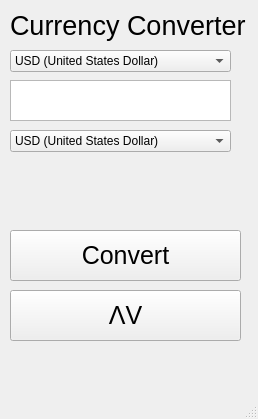
<?xml version="1.0" encoding="UTF-8"?>
<ui version="4.0">
 <class>MainWindow</class>
 <widget class="QMainWindow" name="MainWindow">
  <property name="geometry">
   <rect>
    <x>0</x>
    <y>0</y>
    <width>258</width>
    <height>419</height>
   </rect>
  </property>
  <property name="windowTitle">
   <string>MainWindow</string>
  </property>
  <widget class="QWidget" name="centralwidget">
   <widget class="QLabel" name="label">
    <property name="geometry">
     <rect>
      <x>10</x>
      <y>10</y>
      <width>241</width>
      <height>31</height>
     </rect>
    </property>
    <property name="font">
     <font>
      <pointsize>20</pointsize>
     </font>
    </property>
    <property name="text">
     <string>Currency Converter</string>
    </property>
   </widget>
   <widget class="QTextEdit" name="startingCurrencyInput">
    <property name="geometry">
     <rect>
      <x>10</x>
      <y>80</y>
      <width>221</width>
      <height>41</height>
     </rect>
    </property>
    <property name="font">
     <font>
      <pointsize>14</pointsize>
     </font>
    </property>
   </widget>
   <widget class="QLabel" name="exchangeCurrencyOutput">
    <property name="geometry">
     <rect>
      <x>10</x>
      <y>170</y>
      <width>241</width>
      <height>31</height>
     </rect>
    </property>
    <property name="font">
     <font>
      <pointsize>20</pointsize>
     </font>
    </property>
    <property name="text">
     <string>  </string>
    </property>
   </widget>
   <widget class="QPushButton" name="convertCurrencyButton">
    <property name="geometry">
     <rect>
      <x>10</x>
      <y>230</y>
      <width>231</width>
      <height>51</height>
     </rect>
    </property>
    <property name="font">
     <font>
      <pointsize>19</pointsize>
     </font>
    </property>
    <property name="text">
     <string>Convert</string>
    </property>
   </widget>
   <widget class="QPushButton" name="swapCurrenciesButton">
    <property name="geometry">
     <rect>
      <x>10</x>
      <y>290</y>
      <width>231</width>
      <height>51</height>
     </rect>
    </property>
    <property name="font">
     <font>
      <pointsize>19</pointsize>
     </font>
    </property>
    <property name="text">
     <string>ɅV</string>
    </property>
   </widget>
   <widget class="QComboBox" name="startingCurrencyInputDropDown">
    <property name="geometry">
     <rect>
      <x>10</x>
      <y>50</y>
      <width>221</width>
      <height>22</height>
     </rect>
    </property>
    <item>
     <property name="text">
      <string>USD (United States Dollar)</string>
     </property>
    </item>
    <item>
     <property name="text">
      <string>IDR (Indonesian Rupiah)</string>
     </property>
    </item>
    <item>
     <property name="text">
      <string>AED (UAE Dirham)</string>
     </property>
    </item>
    <item>
     <property name="text">
      <string>AUD (Australian Dollar)</string>
     </property>
    </item>
    <item>
     <property name="text">
      <string>CAD (Canadian Dollar)</string>
     </property>
    </item>
    <item>
     <property name="text">
      <string>CHF (Swiss Franc)</string>
     </property>
    </item>
    <item>
     <property name="text">
      <string>EUR (Euro)</string>
     </property>
    </item>
    <item>
     <property name="text">
      <string>GBP (Pound Sterling)</string>
     </property>
    </item>
    <item>
     <property name="text">
      <string>HKD (Hong Kong Dollar)</string>
     </property>
    </item>
    <item>
     <property name="text">
      <string>JPY (Japanese Yen)</string>
     </property>
    </item>
    <item>
     <property name="text">
      <string>SGD (Singapore Dollar)</string>
     </property>
    </item>
   </widget>
   <widget class="QComboBox" name="startingCurrencyInputDropDown_2">
    <property name="geometry">
     <rect>
      <x>10</x>
      <y>130</y>
      <width>221</width>
      <height>22</height>
     </rect>
    </property>
    <item>
     <property name="text">
      <string>USD (United States Dollar)</string>
     </property>
    </item>
    <item>
     <property name="text">
      <string>IDR (Indonesian Rupiah)</string>
     </property>
    </item>
    <item>
     <property name="text">
      <string>AED (UAE Dirham)</string>
     </property>
    </item>
    <item>
     <property name="text">
      <string>AUD (Australian Dollar)</string>
     </property>
    </item>
    <item>
     <property name="text">
      <string>CAD (Canadian Dollar)</string>
     </property>
    </item>
    <item>
     <property name="text">
      <string>CHF (Swiss Franc)</string>
     </property>
    </item>
    <item>
     <property name="text">
      <string>EUR (Euro)</string>
     </property>
    </item>
    <item>
     <property name="text">
      <string>GBP (Pound Sterling)</string>
     </property>
    </item>
    <item>
     <property name="text">
      <string>HKD (Hong Kong Dollar)</string>
     </property>
    </item>
    <item>
     <property name="text">
      <string>JPY (Japanese Yen)</string>
     </property>
    </item>
    <item>
     <property name="text">
      <string>SGD (Singapore Dollar)</string>
     </property>
    </item>
   </widget>
  </widget>
  <widget class="QMenuBar" name="menubar">
   <property name="geometry">
    <rect>
     <x>0</x>
     <y>0</y>
     <width>258</width>
     <height>21</height>
    </rect>
   </property>
  </widget>
  <widget class="QStatusBar" name="statusbar"/>
 </widget>
 <resources/>
 <connections/>
</ui>
